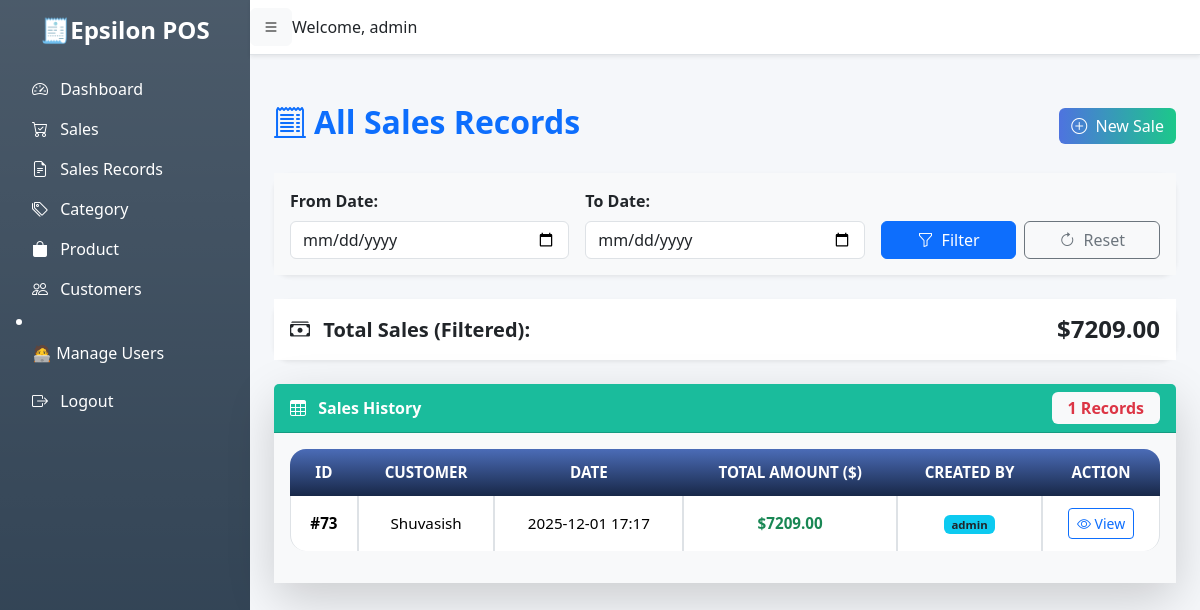
Page /sales-records/ (signed in) on the earlier database version.
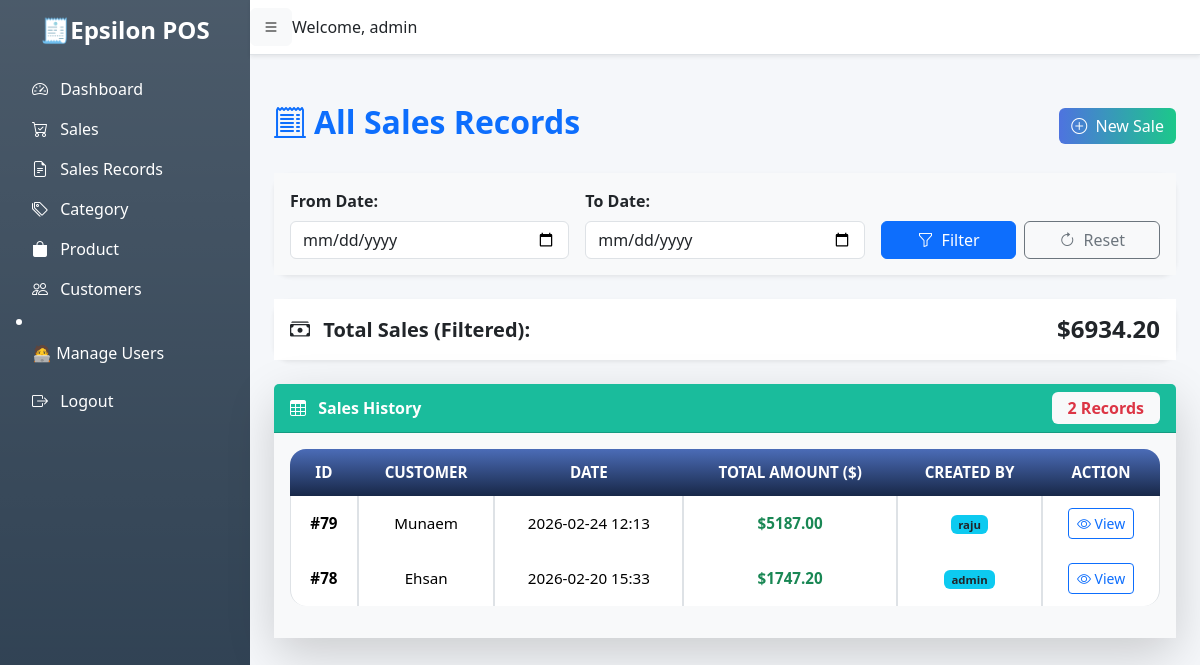
Same page on the later database version.
### pos/models.py (models this page shows, shortened)
class Sale(models.Model):
    customer = models.ForeignKey('Customer', on_delete=models.CASCADE)
    discount = models.DecimalField(max_digits=5, decimal_places=2, default=0)  # %
    vat = models.DecimalField(max_digits=5, decimal_places=2, default=0)
    total_amount = models.DecimalField(max_digits=12, decimal_places=2)
    date = models.DateTimeField(default=timezone.now)
    created_at = models.DateTimeField(auto_now_add=True)
    created_by = models.ForeignKey(User, on_delete=models.SET_NULL, null=True, blank=True)

class Customer(models.Model):
    name = models.CharField(max_length=255)
    mobile_no = models.CharField(max_length=11, unique=True)
    created_at = models.DateTimeField(auto_now_add=True)
    updated_at = models.DateTimeField(auto_now=True)

### pos/views.py (the view)
# urls.py: path('sales-records/', views.sales_record_list, name='sales_record_list'),
@login_required
def sales_record_list(request):
    sales = Sale.objects.all().select_related('customer', 'created_by').order_by('-date')
    start_date = request.GET.get('start_date')
    end_date = request.GET.get('end_date')
    if start_date and end_date:
        sales = sales.filter(date__date__range=[start_date, end_date])
    elif start_date:
        sales = sales.filter(date__date__gte=start_date)
    elif end_date:
        sales = sales.filter(date__date__lte=end_date)
    total_sales = sales.aggregate(total=Sum('total_amount'))['total'] or 0
    context = {
        'sales': sales,
        'total_sales': total_sales,
    }
    return render(request, 'pos/sales_record.html', context)

### pos/templates/pos/sales_record.html (shortened to what the changed rows need)
{% extends 'pos/base.html' %}
{% load static %}
{% block content %}
<div class="container mt-5">
    <div class="d-flex justify-content-between align-items-center mb-4">
        <h2 class="fw-bold text-primary">
            <i class="bi bi-receipt-cutoff me-2"></i>All Sales Records
        </h2>
    </div>
    <div class="card shadow-sm border-0 rounded-4 mb-4">
        <div class="card-body bg-white d-flex justify-content-between align-items-center">
            <h5 class="mb-0 fw-bold text-dark">
                <i class="bi bi-cash-stack me-2"></i> Total Sales (Filtered):
            </h5>
            <h4 class="mb-0 text-dark fw-bold">
                ${{ total_sales|floatformat:2 }}
            </h4>
        </div>
    </div>
    <div class="card shadow-lg border-0 rounded-4">
        <div class="card-header bg-gradient-primary text-white fw-semibold d-flex justify-content-between align-items-center">
            <span><i class="bi bi-table me-2"></i> Sales History</span>
            <span class="badge bg-light text-danger px-3 py-2 fs-6">{{ sales.count }} Records</span>
        </div>
        <div class="card-body bg-light">
            <div class="table-responsive">
                <table class="table table-hover table-bordered align-middle text-center table lu-table" id="salesTable">
                    <thead>
                        <tr>
                            <th>ID</th>
                            <th>Customer</th>
                            <th>Date</th>
                            <th>Total Amount ($)</th>
                            <th>Created By</th>
                            <th>Action</th>
                        </tr>
                    </thead>
                    <tbody>
                        {% for sale in sales %}
                        <tr>
                            <td><strong>#{{ sale.id }}</strong></td>
                            <td>{{ sale.customer.name }}</td>
                            <td>{{ sale.date|date:"Y-m-d H:i" }}</td>
                            <td class="text-success fw-bold">${{ sale.total_amount|floatformat:2 }}</td>
                            <td>
                                {% if sale.created_by %}
                                    <span class="badge bg-info text-dark">{{ sale.created_by.username }}</span>
                                {% else %}
                                    <span class="text-muted">—</span>
                                {% endif %}
                            </td>
                            <td>
                                <a href="{% url 'invoice' sale.id %}" class="btn btn-sm btn-outline-primary">
                                    <i class="bi bi-eye"></i> View
                                </a>
                            </td>
                        </tr>
                        {% empty %}
                        <tr>
                            <td colspan="6" class="text-muted py-4">No sales records found.</td>
                        </tr>
                        {% endfor %}
                    </tbody>
                </table>
            </div>
        </div>
    </div>
</div>
{% endblock %}

Differences in the rows shown:
removed Sale: id "73", customer.name "Shuvasish", date "2025-12-01 17:17", total_amount "7209.00", created_by.username "admin"
added Sale: id "79", customer.name "Munaem", date "2026-02-24 12:13", total_amount "5187.00", created_by.username "raju"
added Sale: id "78", customer.name "Ehsan", date "2026-02-20 15:33", total_amount "1747.20", created_by.username "admin"
Other differences:
{{ total_sales|floatformat:2 }}: "7209.00" → "6934.20"
{{ sales.count }}: "1" → "2"
